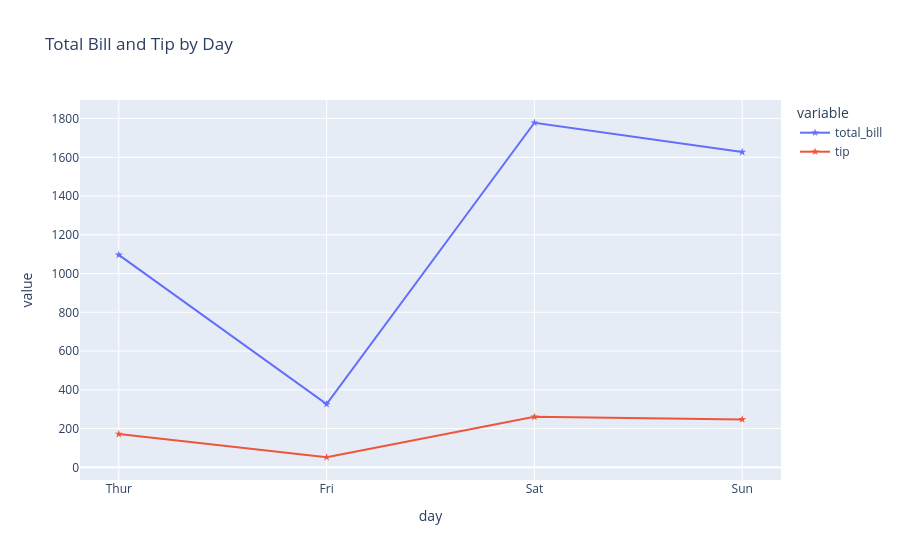

The code cell stored with this chart in its notebook:
### Code cell
t = px.line(data_frame=tip2,x=tip2['day'],y=["total_bill",'tip'],title='Total Bill and Tip by Day',markers=True,symbol_sequence=["star"])
t.update_traces(mode="markers+lines")

### Figure 1 — Plotly figure (JSON) as saved in the notebook; plotly's stock layout.template omitted (floating-point values rounded to 4 significant figures)
{"data": [{"hovertemplate": "variable=total_bill<br>day=%{x}<br>value=%{y}<extra></extra>", "legendgroup": "total_bill", "line": {"color": "#636efa", "dash": "solid"}, "marker": {"symbol": "star"}, "mode": "markers+lines", "name": "total_bill", "orientation": "v", "showlegend": true, "type": "scatter", "x": ["Thur", "Fri", "Sat", "Sun"], "xaxis": "x", "y": [1096.0, 325.9, 1778.0, 1627.0], "yaxis": "y"}, {"hovertemplate": "variable=tip<br>day=%{x}<br>value=%{y}<extra></extra>", "legendgroup": "tip", "line": {"color": "#EF553B", "dash": "solid"}, "marker": {"symbol": "star"}, "mode": "markers+lines", "name": "tip", "orientation": "v", "showlegend": true, "type": "scatter", "x": ["Thur", "Fri", "Sat", "Sun"], "xaxis": "x", "y": [171.8, 51.96, 260.4, 247.4], "yaxis": "y"}], "layout": {"legend": {"title": {"text": "variable"}, "tracegroupgap": 0}, "title": {"text": "Total Bill and Tip by Day"}, "xaxis": {"anchor": "y", "domain": [0, 1], "title": {"text": "day"}}, "yaxis": {"anchor": "x", "domain": [0, 1], "title": {"text": "value"}}}}
